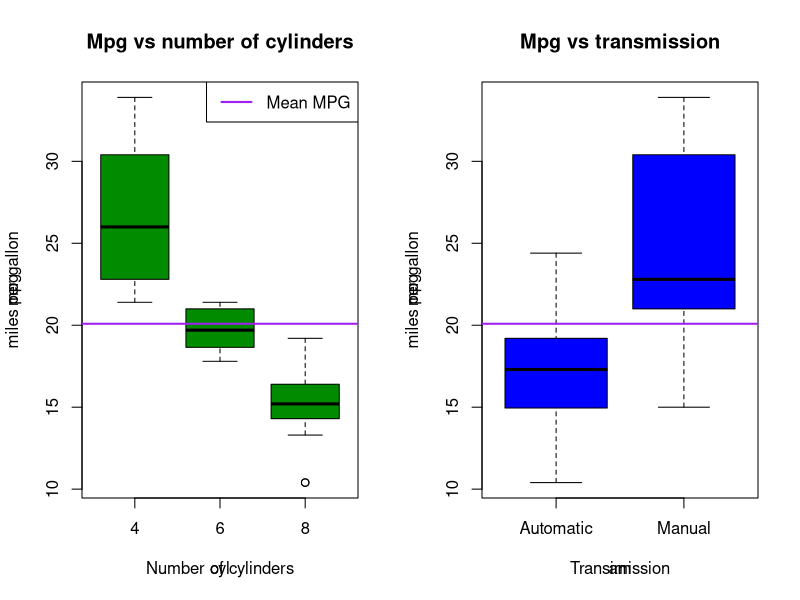
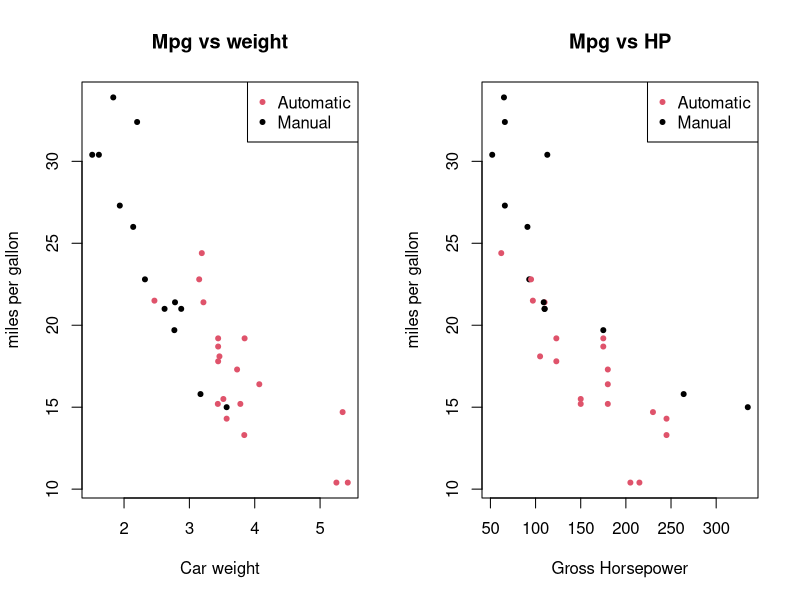
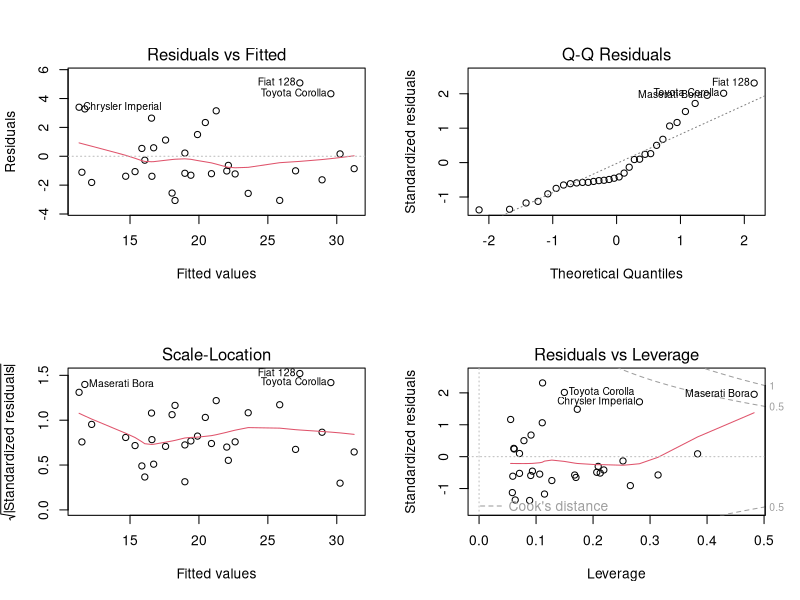
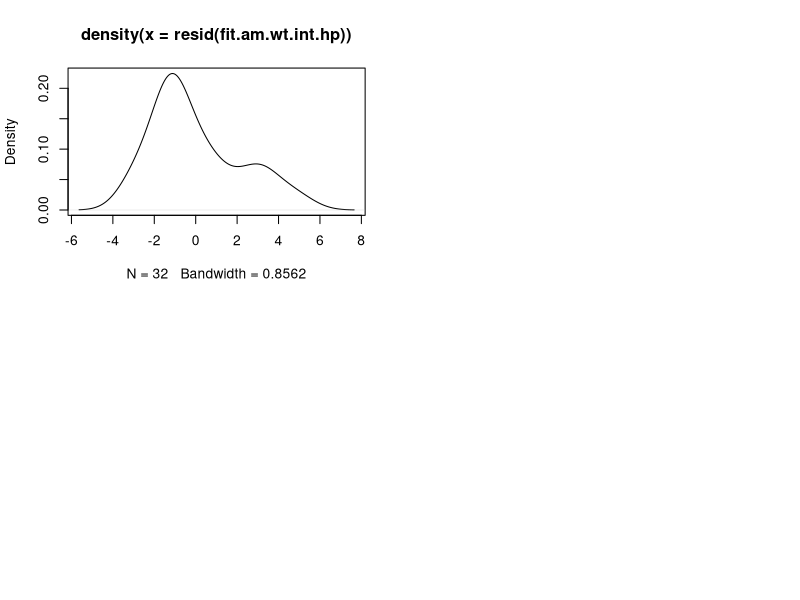

These charts were generated, in order, by the following R code:
## ---- chunk 1
data(mtcars)
## ---- chunk 2
fit.am <- lm(mpg~am,mtcars)
fit.am.wt <- lm(mpg~am+wt,mtcars)
fit.am.wt.int <- lm(mpg~am+wt+am:wt,mtcars)
fit.am.wt.int.cyl <- lm(mpg~am+wt+am:wt+as.factor(cyl),mtcars)
fit.am.wt.int.hp <- lm(mpg~am+wt+am:wt+hp,mtcars)
## ---- chunk 3
cylinder<-anova(fit.am.wt.int,fit.am.wt.int.cyl)
horsepower<-anova(fit.am.wt.int,fit.am.wt.int.hp)
## ---- chunk 4
par(mfrow=c(1,2))
with(mtcars, 
{
     boxplot(mpg~cyl,col="green4")
     title(main="Mpg vs number of cylinders", xlab = "Number of cylinders", ylab="miles per gallon")
     abline(h=mean(mpg), lwd = 2, col="purple")
     legend("topright", legend="Mean MPG", lwd = 2, col ="purple")         
     boxplot(mpg~am,col="blue", xaxt="n")
     title(main="Mpg vs transmission", xlab = "Transimission", ylab="miles per gallon")        
     axis(1, at=1:2, labels=c("Automatic", "Manual"))
     abline(h=mean(mpg), lwd = 2, col="purple")
})
## ---- chunk 5
par(mfrow=c(1,2))
with(mtcars,
{    
     plot(wt,mpg,pch=20,col=(am==0)*1+1,main="Mpg vs weight", xlab="Car weight", ylab="miles per gallon")
     legend("topright", legend=c("Automatic", "Manual"), pch=c(20,20), col =c(2,1))
     plot(hp,mpg,pch=20,col=(am==0)*1+1,main="Mpg vs HP", xlab="Gross Horsepower", ylab="miles per gallon")
     legend("topright", legend=c("Automatic", "Manual"), pch=c(20,20), col =c(2,1))
})
## ---- chunk 6
par(mfrow=c(2,2))
plot(fit.am.wt.int.hp)
## ---- chunk 7
plot(density.default(resid(fit.am.wt.int.hp)))
